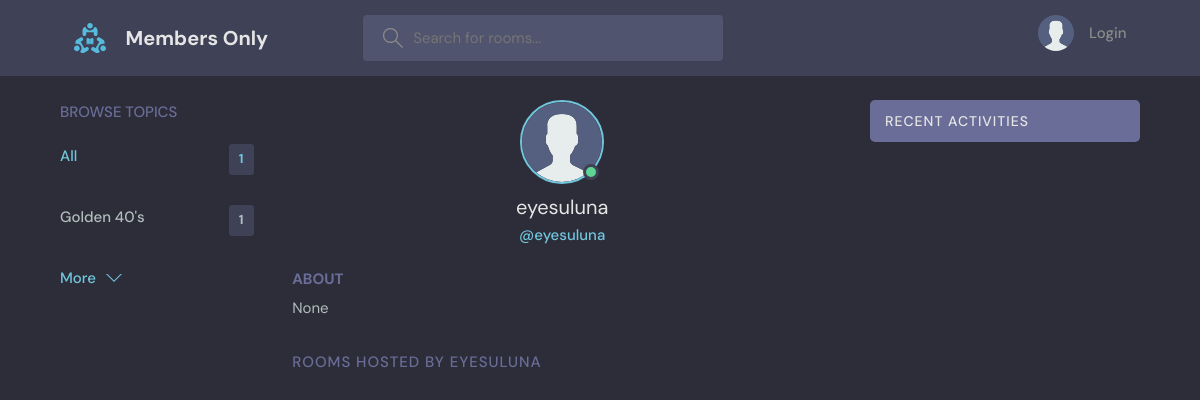
The page /user-profile/6/ on the database as committed earlier.
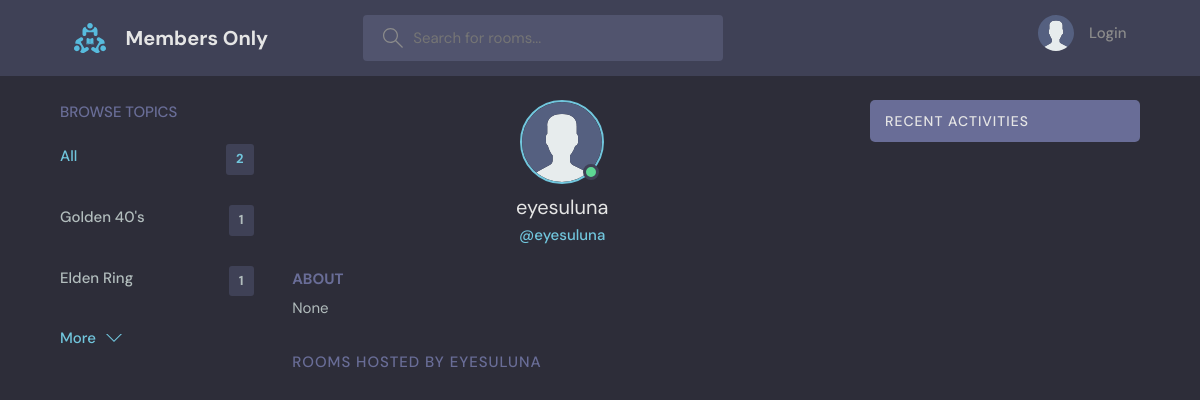
The same page on the database as committed later.
### base/models.py (models this page shows, shortened)
class Topic(models.Model):
    name = models.CharField(max_length=200)

### base/views.py (the view)
# urls.py: path('user-profile/<str:pk>/', views.userProfile, name='user-profile'),
def userProfile(request, pk):
    user = User.objects.get(id=pk)
    rooms = user.room_set.all()
    room_messages = user.message_set.all()
    topics = Topic.objects.all()
    context = {'user':user, 'rooms':rooms,
                'room_messages':room_messages, 'topics':topics}
    return render(request, 'base/profile.html', context)

### base/templates/base/profile.html (shortened to what this page needs)
{% extends 'main.html' %}
    {% block content %}
  <main class="profile-page layout layout--3">
    <div class="container">
      {% include 'base/topic_component.html' %}
      <div class="roomList">
        <div class="profile">
          <div class="profile__avatar">
            <div class="avatar avatar--large active">
              <img src="{{user.avatar.url}}" />
            </div>
          </div>
          <div class="profile__info">
            <h3>{{user.username}}</h3>
            <p>@{{user.username}}</p>
          </div>
          <div class="profile__about">
            <h3>About</h3>
            <p>
              {{user.bio}}
            </p>
          </div>
        </div>
        <div class="roomList__header">
          <div>
            <h2> Rooms Hosted by {{user.username}}</a>
            </h2>
          </div>
        </div>
      </div>
      {%  include 'base/activity_component.html' %}
    </div>
  </main>
{% endblock content %}

### base/templates/base/topic_component.html
<div class="topics">
    <div class="topics__header">
      <h2>Browse Topics</h2>
    </div>
    <ul class="topics__list">
        <li>
            <a href="{%  url 'home' %}" class="active">All <span>{{topics.count}}</span></a>
        </li>
        {% for topic in topics %}
            <li>
                <a href="{% url 'home' %}?query={{topic.name}}">{{topic.name}}<span>{{topic.room_set.all.count}}</span></a>
            </li>
        {% endfor %}
    </ul>
    <a class="btn btn--link" href="{% url 'topics' %}">
      More
      <svg version="1.1" xmlns="http://www.w3.org/2000/svg" width="32" height="32" viewBox="0 0 32 32">
        <title>chevron-down</title>
        <path d="M16 21l-13-13h-3l16 16 16-16h-3l-13 13z"></path>
      </svg>
    </a>
</div>

Rows that differ between the two databases and show on the page:
added Topic: name "Elden Ring", room_set.all.count "1"
Other text that changed with them:
{{ topics.count }}: "1" → "2"
